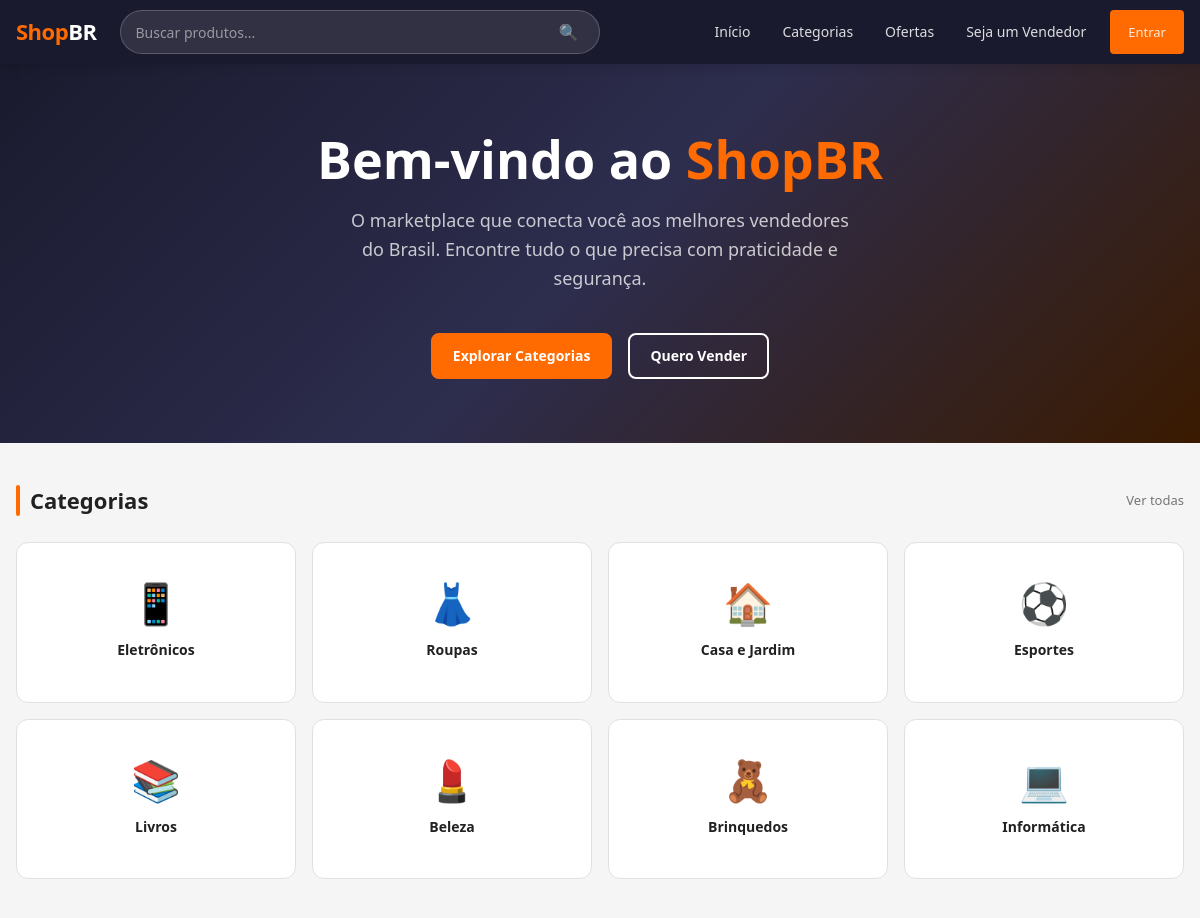
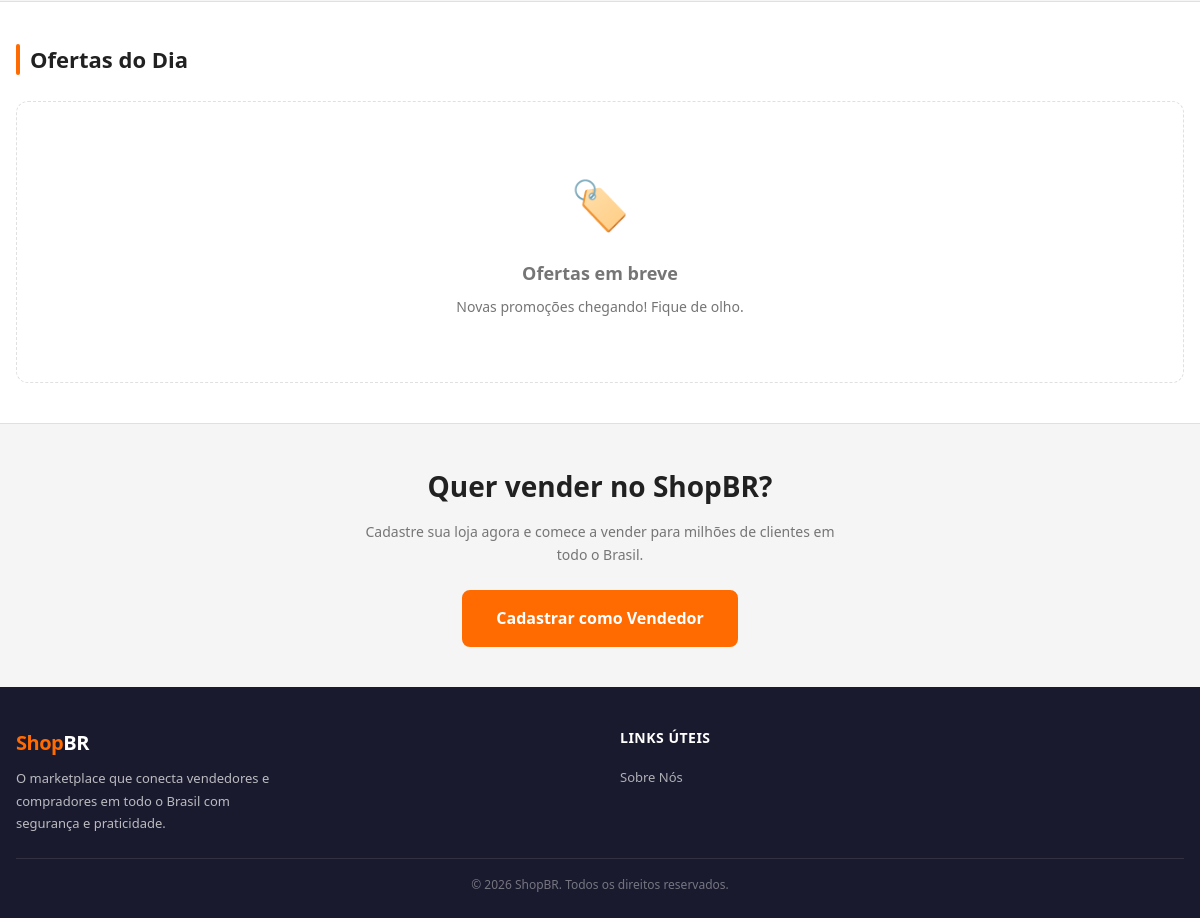
The page / on the database its author committed (2 pictures, top to bottom).
### tables this page shows
CREATE TABLE IF NOT EXISTS categorias (
    id        INT UNSIGNED NOT NULL AUTO_INCREMENT,
    slug      VARCHAR(60)  NOT NULL,
    nome      VARCHAR(80)  NOT NULL,
    icone     VARCHAR(10)  NOT NULL DEFAULT '🗂️',

    PRIMARY KEY (id),
    UNIQUE KEY uq_categorias_slug (slug)
);

### index.php (the view, shortened to what this page needs)
<?php
$categories = [];
$ofertas    = [];
try {
    $db = getDB();
    $stmt = $db->query('SELECT slug, nome AS name, icone AS icon FROM categorias ORDER BY id');
    $categories = $stmt->fetchAll();
    $stmtO = $db->query("
        SELECT
            o.id           AS oferta_id,
            o.desconto_pct,
            o.preco_oferta,
            o.data_fim,
            p.id           AS produto_id,
            p.nome         AS produto_nome,
            p.preco        AS preco_original,
            p.imagem_url,
            c.slug         AS categoria_slug,
            v.nome_loja
        FROM ofertas o
        INNER JOIN produtos   p ON p.id = o.produto_id
        INNER JOIN categorias c ON c.id = p.categoria_id
        INNER JOIN vendedores v ON v.id = p.vendedor_id
        WHERE o.ativa = 1 AND o.data_fim > NOW() AND p.ativo = 1
        ORDER BY p.visualizacoes DESC, o.criado_em DESC
        LIMIT 8
    ");
    $ofertas = $stmtO->fetchAll();
} catch (PDOException $e) {
    $categories = [
        ['slug' => 'eletronicos',  'name' => 'Eletrônicos',   'icon' => '📱'],
        ['slug' => 'roupas',       'name' => 'Roupas',         'icon' => '👗'],
        ['slug' => 'casa',         'name' => 'Casa e Jardim',  'icon' => '🏠'],
        ['slug' => 'esportes',     'name' => 'Esportes',       'icon' => '⚽'],
        ['slug' => 'livros',       'name' => 'Livros',         'icon' => '📚'],
        ['slug' => 'beleza',       'name' => 'Beleza',         'icon' => '💄'],
        ['slug' => 'brinquedos',   'name' => 'Brinquedos',     'icon' => '🧸'],
        ['slug' => 'informatica',  'name' => 'Informática',    'icon' => '💻'],
    ];
}
?>
<!DOCTYPE html>
<html lang="pt-BR">
<head>
    <link rel="stylesheet" href="css/style.css">
</head>
<body>
<?php require_once __DIR__ . '/includes/header.php'; ?>
<main>
    <section class="hero" aria-label="Banner principal">
        <div class="container">
            <h1 class="hero-title">Bem-vindo ao <span>ShopBR</span></h1>
            <p class="hero-subtitle">
                O marketplace que conecta você aos melhores vendedores do Brasil.
                Encontre tudo o que precisa com praticidade e segurança.
            </p>
            <div class="hero-actions">
                <a href="#categorias" class="btn btn-primary">Explorar Categorias</a>
                <a href="cadastro-vendedor.php" class="btn btn-secondary" style="border-color:#FFFFFF;color:#FFFFFF;" onmouseover="this.style.background='#FFFFFF';this.style.color='#1A1A2E';" onmouseout="this.style.background='transparent';this.style.color='#FFFFFF';">
                    Quero Vender
                </a>
            </div>
        </div>
    </section>
    <section class="section" id="categorias" aria-labelledby="categories-heading">
        <div class="container">
            <div class="section-header">
                <h2 class="section-title" id="categories-heading">Categorias</h2>
                <a href="#categorias" class="text-muted" style="font-size:13px;">Ver todas</a>
            </div>
            <?php if (empty($categories)): ?>
                <div class="empty-message" role="status">
                    <div class="empty-icon">🗂️</div>
                    <h3>Nenhuma categoria disponível</h3>
                    <p>As categorias serão carregadas em breve. Volte mais tarde!</p>
                </div>
            <?php else: ?>
                <div class="category-grid" role="list">
                    <?php foreach ($categories as $cat): ?>
                        <a
                            href="categoria.php?slug=<?= htmlspecialchars($cat['slug'], ENT_QUOTES, 'UTF-8') ?>"
                            class="category-card"
                            role="listitem"
                            aria-label="Ver produtos de <?= htmlspecialchars($cat['name'], ENT_QUOTES, 'UTF-8') ?>"
                        >
                            <span class="category-icon" aria-hidden="true"><?= $cat['icon'] ?></span>
                            <span class="category-name"><?= htmlspecialchars($cat['name'], ENT_QUOTES, 'UTF-8') ?></span>
                        </a>
                    <?php endforeach; ?>
                </div>
            <?php endif; ?>
        </div>
    </section>
    <section class="section" id="ofertas" aria-labelledby="offers-heading" style="background:var(--color-surface);border-top:1px solid var(--color-border);border-bottom:1px solid var(--color-border);">
        <div class="container">
            <div class="section-header">
                <h2 class="section-title" id="offers-heading">Ofertas do Dia</h2>
            </div>
            <?php if (empty($ofertas)): ?>
                <div class="empty-message" role="status">
                    <div class="empty-icon">🏷️</div>
                    <h3>Ofertas em breve</h3>
                    <p>Novas promoções chegando! Fique de olho.</p>
                </div>
            <?php endif; ?>
        </div>
    </section>
    <section class="section" aria-labelledby="cta-heading">
        <div class="container" style="text-align:center;">
            <h2 id="cta-heading" style="font-size:28px;font-weight:800;margin-bottom:12px;">
                Quer vender no ShopBR?
            </h2>
            <p style="color:var(--color-text-muted);margin-bottom:24px;max-width:480px;margin-left:auto;margin-right:auto;">
                Cadastre sua loja agora e comece a vender para milhões de clientes em todo o Brasil.
            </p>
            <a href="cadastro-vendedor.php" class="btn btn-primary" style="font-size:16px;padding:14px 32px;">
                Cadastrar como Vendedor
            </a>
        </div>
    </section>
</main>
<footer class="site-footer" role="contentinfo">
    <div class="container">
        <div class="footer-inner">
            <div class="footer-brand">
                <a href="index.php" class="site-logo" aria-label="ShopBR — Página inicial">Shop<span>BR</span></a>
                <p>O marketplace que conecta vendedores e compradores em todo o Brasil com segurança e praticidade.</p>
            </div>
            <div class="footer-links">
                <h4>Links Úteis</h4>
                <ul>
                    <li><a href="sobre.php">Sobre Nós</a></li>
                </ul>
            </div>
        </div>
        <div class="footer-bottom">
            <p>&copy; <?= date('Y') ?> ShopBR. Todos os direitos reservados.</p>
        </div>
    </div>
</footer>
</body>
</html>

### rows shown on the page
categorias: icone "📱", nome "Eletrônicos"
categorias: icone "👗", nome "Roupas"
categorias: icone "🏠", nome "Casa e Jardim"
categorias: icone "⚽", nome "Esportes"
categorias: icone "📚", nome "Livros"
categorias: icone "💄", nome "Beleza"
categorias: icone "🧸", nome "Brinquedos"
categorias: icone "💻", nome "Informática"
